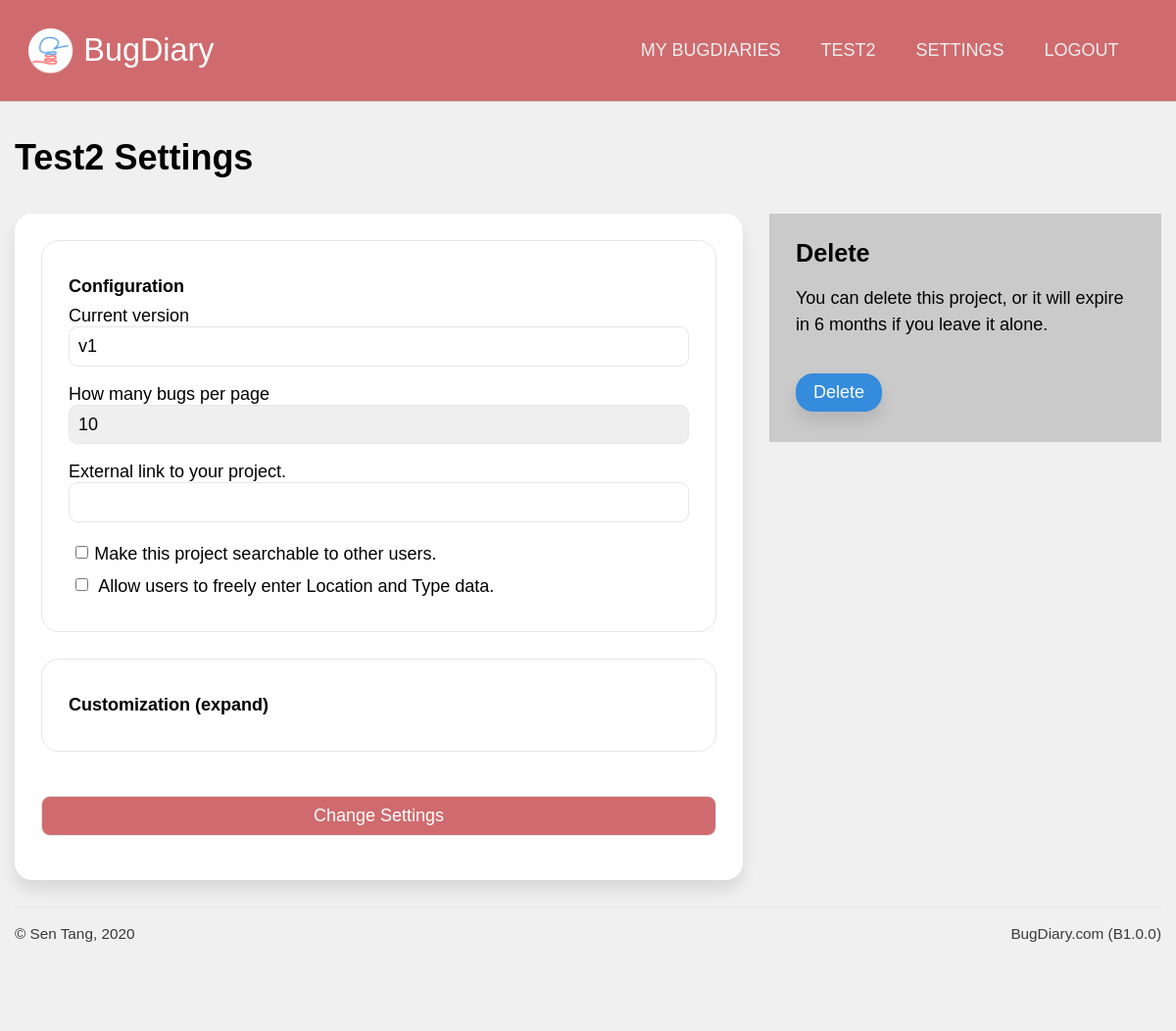
/projects/settings/HuvRyV2J2dMRFYpoUJ3huz (signed in), run on the app's committed database.
### application/models.py (models this page shows, shortened)
class Projects(db.Model):
    id  = db.Column(db.Integer, primary_key = True, nullable = False)
    url = db.Column(db.String(22), index = True, unique = True, nullable = False)
    name = db.Column(db.String(100), nullable = False)
    description = db.Column(db.Text, nullable = False)
    creation_date = db.Column(db.DateTime, index = True, nullable = False)
    expiry_date = db.Column(db.DateTime, index = True, nullable = False)
    status = db.Column(db.String(10), nullable = False)
    access_code = db.Column(db.String(50), nullable = True)
    last_activity = db.Column(db.DateTime(), default = dt.datetime.now())
    memo = db.Column(db.String(500), default = "Post a memo here!")
    owner = db.Column(db.Integer, db.ForeignKey('users.id')) #linked
    bugs = db.relationship('Bugs', backref = 'containing_project', cascade = "all,delete")
    locations = db.relationship('Project_bug_locations', backref = 'locations_in', cascade = "all,delete")
    types = db.relationship('Project_bug_types', backref = 'types_in', cascade = "all,delete")
    settings = db.relationship('Project_settings', backref = 'settings_for', cascade = "all,delete", uselist = False)
    blog_posts = db.relationship('Blog_posts', backref= 'post_target', cascade = "all,delete")

class Project_settings(db.Model):
    id = db.Column(db.Integer, primary_key = True)
    ext_url = db.Column(db.String(100), default="")
    current_version = db.Column(db.String(20), index = True, default="v1")
    header_color = db.Column(db.String(7), default="#cf6b6e")
    header_text_color = db.Column(db.String(7), default="#ffffff")
    background_color = db.Column(db.String(7), default="#f0f0f0")
    card_color = db.Column(db.String(7), default="#ffffff")
    aside_color = db.Column(db.String(7), default="#cacaca")
    text_color = db.Column(db.String(7), default="#000000")
    link_color = db.Column(db.String(7), default="#ff3939")
    menu_color = db.Column(db.String(7), default="#a72c30")
    per_page = db.Column(db.Integer, default=10)
    visibility = db.Column(db.Integer, default=1)
    allow_suggestions = db.Column(db.Integer, default=0)
    guest_view = db.Column(db.Integer, default=0)
    project = db.Column(db.Integer, db.ForeignKey('projects.id')) #linked

### application/projects/views.py (the view, shortened to what this page needs)
@projects.route('/settings/<string:project_url>', methods = ['post', 'get'])
@login_required
def settings(project_url):
    target_project = Projects.query.filter_by(url = project_url).first()
    form = settings_form(obj = target_project.settings)
    return render_template('settings.html', form = form, project = target_project)

### application/projects/forms.py
class settings_form(FlaskForm):
    current_version = StringField(label="Current version", validators=[DataRequired("The version number must not be blank.")])
    per_page = per_page = SelectField(
        label="How many bugs per page",
        choices=[
            ('10', '10'),
            ('20', '20'),
            ('30', '30'),
            ('50', '50'),
        ]
    )
    visibility = BooleanField(label="Make this project searchable to other users.")
    allow_suggestions = BooleanField(label="Allow users to freely enter Location and Type data.")
    ext_url = StringField(label="External link to your project.")
    header_color = StringField("Header bar color")
    header_text_color = StringField("Color of text in the header")
    background_color = StringField("Background color")
    card_color = StringField("Card color")
    aside_color = StringField("Sidebar cards color")
    text_color = StringField("Text color")
    link_color = StringField("Link color")
    menu_color = StringField("Mobile menu color")
    submit = SubmitField('Change Settings')

### application/models.py (called while the page is built)
@login_manager.user_loader
def load_user(user_id):
    return Users.query.get(user_id)

### application/projects/templates/projects/settings.html (shortened to what this page needs)
{% extends 'confined.html' %}
{% import 'macros.html' as macros %}
{% block custom_nav %}
{{ macros.project_nav(project) }}
{% endblock %}
{% block main %}
<h1>{{project.name}} Settings</h1>
<div class="main-aside">
    <main>
        <div class="bg-white shadowed rounded block">
            <form method="post" autocomplete="off">
                <div class="lined rounded block">
                    <h5>Configuration</h5>
                    {{ form.current_version.label }}{{ form.current_version }}
                    {{ form.per_page.label }}{{ form.per_page }}
                    {{ form.ext_url.label }}{{ form.ext_url }}
                    {{ form.visibility }}{{ form.visibility.label }} <br>
                    {{ form.allow_suggestions }}
                    {{ form.allow_suggestions.label }}
                </div>
                <div class="lined rounded block">
                    <h5 onclick="toggleElement('custom-options')">Customization (expand)</h5>
                </div>
                {{ form.submit(class_="button-primary") }}
            </form>
        </div>
    </main>
    <aside>
        <div class="sidebar-block bg-gray">
            <h3>Delete</h3>
            <p>
                You can delete this project, or it will expire in 6 months if you leave it alone.
            </p>
            <a href="{{ url_for('projects.delete', project_url = project.url) }}" class="rounded shadowed button-secondary" onclick="return confirm('Are you sure you want to delete this project? This action is irreversible!')">Delete</a>
        </div>
    </aside>
</div>
{% endblock %}

### application/templates/macros.html (shortened to what this page needs)
{% macro project_nav(project) %}
<a href="{{ url_for('users.dashboard') }}">My BugDiaries</a>
<a href="{{ url_for('projects.dashboard', project_url = project.url) }}">{{project.name}}</a>
<a href="{{ url_for('projects.settings', project_url = project.url) }}">Settings</a>
<a href="{{ url_for('users.logout') }}">Logout</a>
{% endmacro %}

### application/static/css/unilay5.css (style rules this page uses)
body { font-size: 18px; font-family: sans-serif; color: #000; margin: 0; padding: 0; background-color: #f0f0f0; }
header nav a, header #navigation a { text-transform: uppercase; display: inline-block; color: #eeeeee; text-decoration: none; padding: 0 1em; font-family: "Trebuchet MS", Helvetica, sans-serif; }
p { line-height: 150%; }
main a.button-secondary, main a.button-primary { padding: 0.5em 1em; text-decoration: none; margin: 1em auto; display: inline-block; text-align: center; }
main a.button-secondary { background-color: #358bdc; color: #fff; }
a:link, a:visited { color: #ff3939; }
h2, h3, h4, h5 { margin: 0.5em 0; }
h1 { color: inherit; font-size: 2em; margin: 1em 0; }
h3 { color: inherit; font-size: 1.4em; }
h5 { color: inherit; font-size: 1em; }
.block { padding: 1.5em; margin-bottom: 1.5em; }
.sidebar-block { padding: 0.75em 1.5em; margin-bottom: 1.5em; }
.aside-main, .main-aside { display: grid; grid-gap: 1.5em; }
.aside-main main, .main-aside main { grid-area: main; }
.aside-main aside, .main-aside aside { grid-area: aside; }
.main-aside { grid-template-areas: "main aside"; grid-template-columns: auto 400px; }
.lined { border: 1px solid #e6e6e6; }
.rounded { border-radius: 1em 1em 1em 1em; -moz-border-radius: 1em 1em 1em 1em; -webkit-border-radius: 1em 1em 1em 1em; }
.shadowed { -webkit-box-shadow: 0px 10px 15px 0px rgba(0, 0, 0, 0.1); -moz-box-shadow: 0px 10px 15px 0px rgba(0, 0, 0, 0.1); box-shadow: 0px 10px 15px 0px rgba(0, 0, 0, 0.1); }
.bg-white { background-color: #fff; }
.bg-gray { background-color: #cacaca; }
form { font-size: 1em; }
input[type=text], input[type=number], input[type=submit], input[type=password], select, textarea, .button-styled { font-size: 1em; padding: 0.5em; -webkit-appearance: none; -moz-appearance: none; appearance: none; width: 100%; border: 1px solid; font-family: inherit; margin-bottom: 1em; border-color: #e6e6e6; -webkit-box-sizing: border-box; -moz-box-sizing: border-box; box-sizing: border-box; border-radius: 0.5em 0.5em 0.5em 0.5em; -moz-border-radius: 0.5em 0.5em 0.5em 0.5em; -webkit-border-radius: 0.5em 0.5em 0.5em 0.5em; }
input[type=submit] { margin-top: 1em; }
input[type=radio], input[type=checkbox] { margin: 0.5em 0.5em 1em 0.5em; }
.button-primary { background-color: #cf6b6e; color: #fff; }
.button-secondary { background-color: #358bdc; color: #fff; }

### data on the page
Projects: name "TEST2", name "Test2"
Project_settings: current_version "v1", per_page "10"

### other printed values
{{ version }} "B1.0.0"
